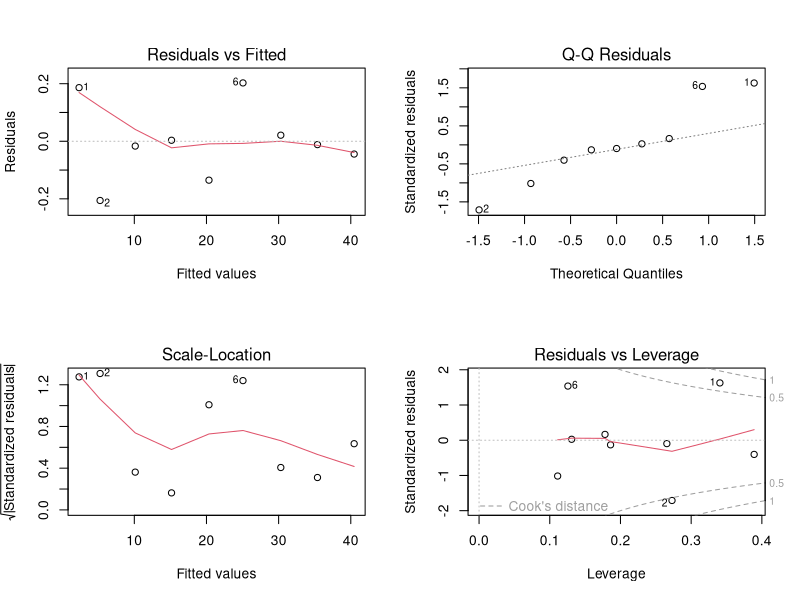
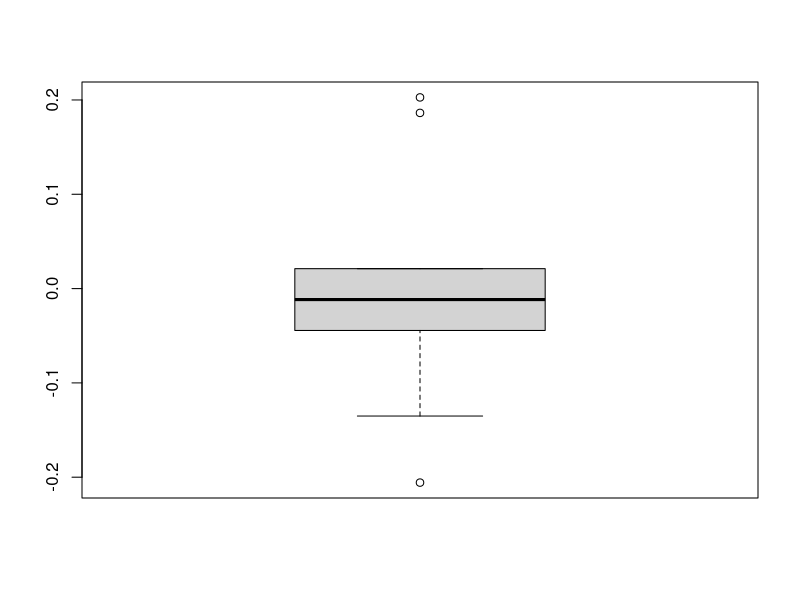
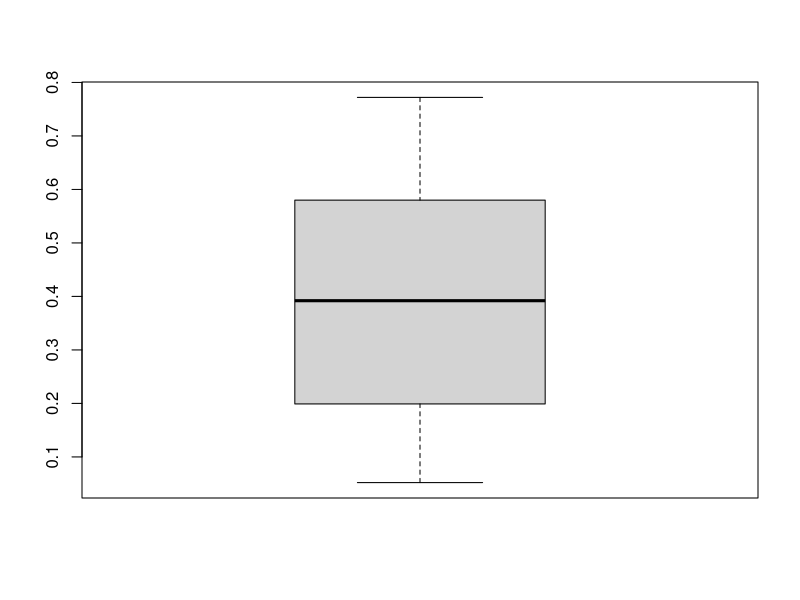
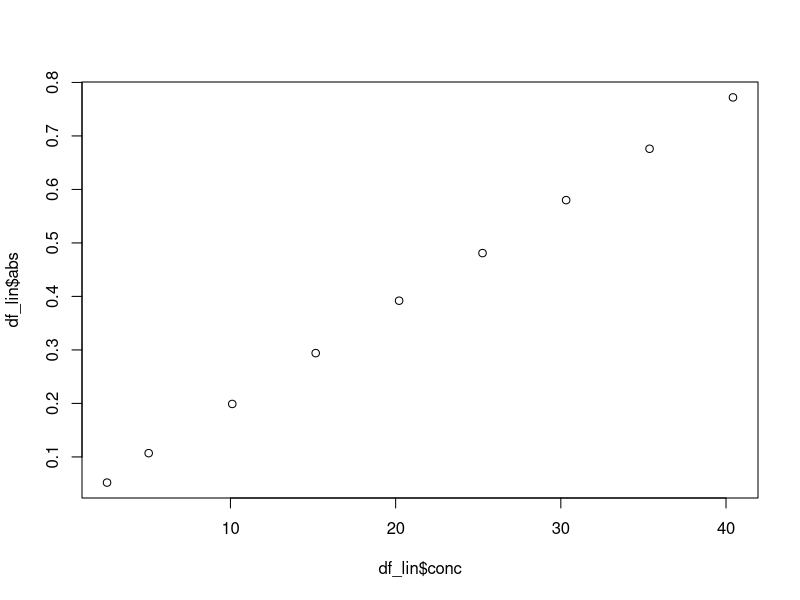
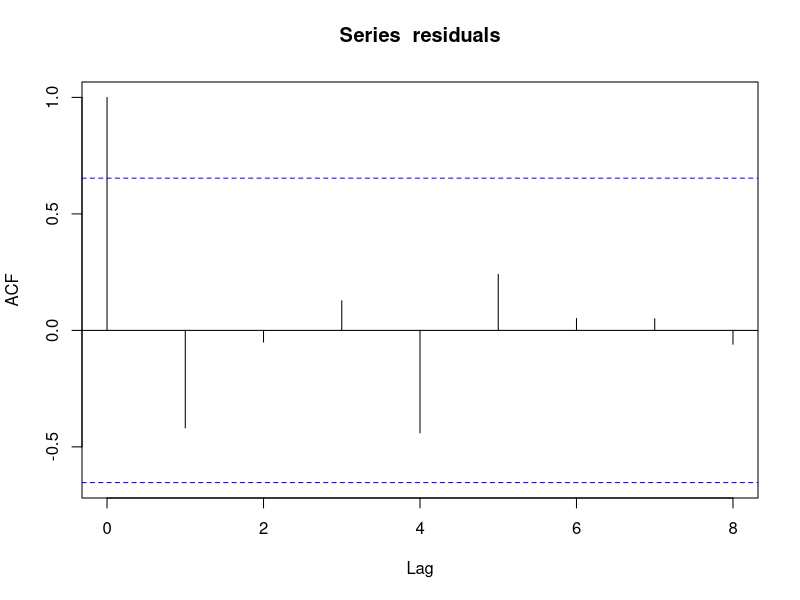
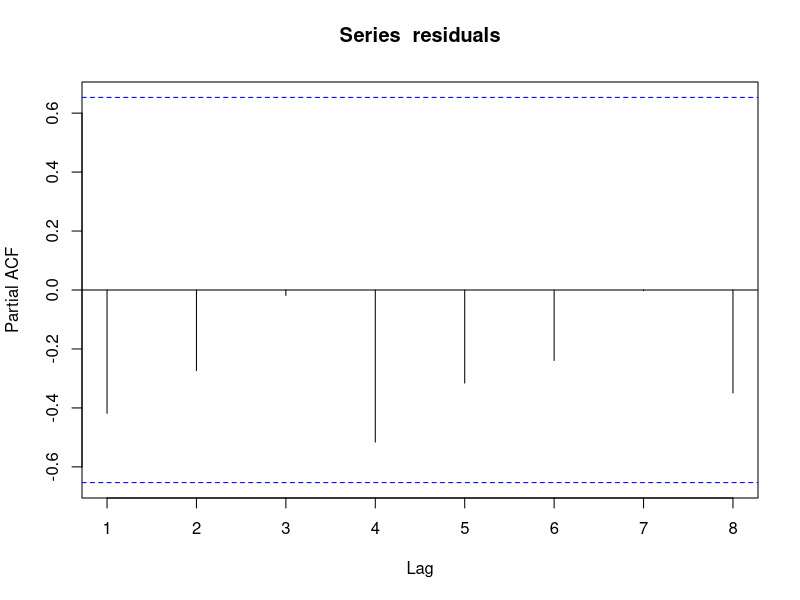
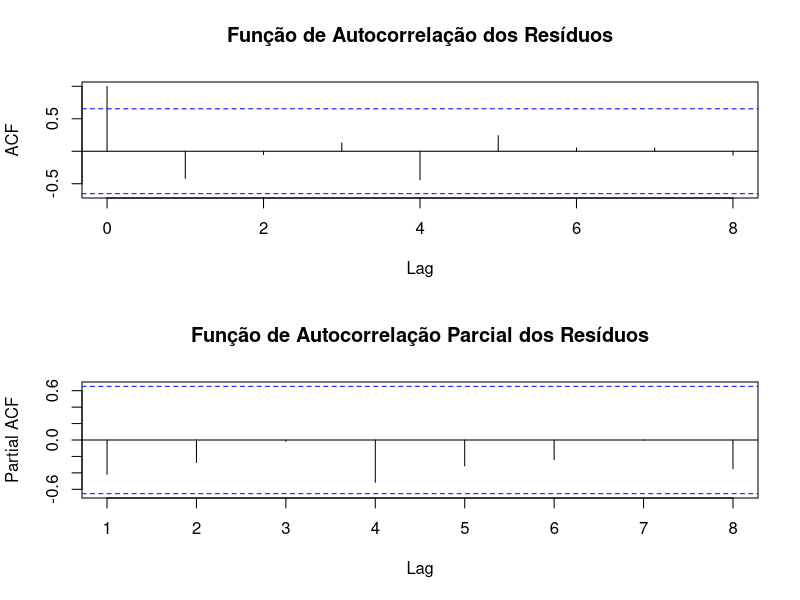

Write R code to recreate these figures, in order.
### pacotes####

library(lmtest)
library(car)


#### exatidao ####

rec_temp0 <- c(104.21,
110.05,
99.03,
102.04,
101.06,
94.06,
100.60,
99.00,
96.45)

t.test(rec_temp0, mu=100)



rec_temp1 <- c(89.73,
               87.90,
               89.63,
               88.20,
               87.24,
               88.02,
               88.59,
               86.32,
               88.11)


t.test(rec_temp1, mu=100)


#### linearidade ####


conc <- c(2.53,
          5.05,
          10.11,
          15.16,
          20.21,
          25.26,
          30.32,
          35.37,
          40.42)
abs <- c(0.052,
         0.107,
         0.199,
         0.294,
         0.392,
         0.481,
         0.580,
         0.676,
         0.772)

df_lin <- data.frame(conc, abs)

mod <- lm(df_lin)

anova(mod)

anova(mod) #teste F <0,05 nao rejeita sig do mod

par(mfrow=c(2,2))
plot(mod) #homocedasticidade e residuos
par(mfrow=c(1,1))

bptest(mod) #homocedasticidade

shapiro.test(mod$residuals) #normalidade dos residuos >0,05 é normal

boxplot(mod$residuals) #outlier dos residuos
boxplot(df_lin$abs)

summary(mod)

cor(df_lin$conc, df_lin$abs, method = "pearson")

plot(df_lin$conc, df_lin$abs) #verificar linearidade


# Supondo que 'lm_model' é o seu modelo de regressão linear
residuals <- residuals(mod)

# Calcular a função de autocorrelação e autocorrelação parcial dos resíduos
acf_res <- acf(residuals)
pacf_res <- pacf(residuals)

# Plotar os resultados
par(mfrow=c(2,1))
plot(acf_res, main="Função de Autocorrelação dos Resíduos")
plot(pacf_res, main="Função de Autocorrelação Parcial dos Resíduos")

